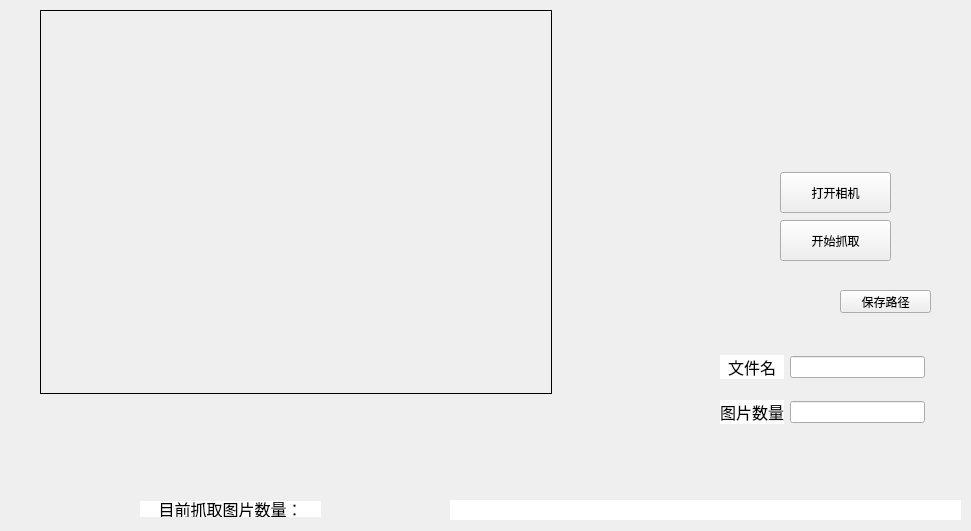
<?xml version="1.0" encoding="UTF-8"?>
<ui version="4.0">
 <class>Form</class>
 <widget class="QWidget" name="Form">
  <property name="geometry">
   <rect>
    <x>0</x>
    <y>0</y>
    <width>971</width>
    <height>531</height>
   </rect>
  </property>
  <property name="windowTitle">
   <string>Form</string>
  </property>
  <widget class="QLabel" name="label">
   <property name="geometry">
    <rect>
     <x>40</x>
     <y>10</y>
     <width>512</width>
     <height>384</height>
    </rect>
   </property>
   <property name="frameShape">
    <enum>QFrame::Box</enum>
   </property>
   <property name="text">
    <string/>
   </property>
   <property name="scaledContents">
    <bool>false</bool>
   </property>
   <property name="wordWrap">
    <bool>false</bool>
   </property>
   <property name="openExternalLinks">
    <bool>false</bool>
   </property>
  </widget>
  <widget class="QPushButton" name="pushButton">
   <property name="geometry">
    <rect>
     <x>780</x>
     <y>172</y>
     <width>111</width>
     <height>41</height>
    </rect>
   </property>
   <property name="text">
    <string>打开相机</string>
   </property>
  </widget>
  <widget class="QPushButton" name="pushButton_2">
   <property name="geometry">
    <rect>
     <x>780</x>
     <y>220</y>
     <width>111</width>
     <height>41</height>
    </rect>
   </property>
   <property name="text">
    <string>开始抓取</string>
   </property>
  </widget>
  <widget class="QLabel" name="label_6">
   <property name="geometry">
    <rect>
     <x>140</x>
     <y>501</y>
     <width>181</width>
     <height>16</height>
    </rect>
   </property>
   <property name="font">
    <font>
     <family>Adobe Myungjo Std M</family>
     <pointsize>12</pointsize>
    </font>
   </property>
   <property name="styleSheet">
    <string notr="true">background-color: rgb(255, 255, 255);</string>
   </property>
   <property name="text">
    <string>目前抓取图片数量：</string>
   </property>
   <property name="alignment">
    <set>Qt::AlignCenter</set>
   </property>
  </widget>
  <widget class="QPushButton" name="pushButton_3">
   <property name="geometry">
    <rect>
     <x>840</x>
     <y>290</y>
     <width>91</width>
     <height>23</height>
    </rect>
   </property>
   <property name="text">
    <string>保存路径</string>
   </property>
  </widget>
  <widget class="QLabel" name="label_7">
   <property name="geometry">
    <rect>
     <x>450</x>
     <y>500</y>
     <width>511</width>
     <height>20</height>
    </rect>
   </property>
   <property name="font">
    <font>
     <family>Adobe Myungjo Std M</family>
     <pointsize>12</pointsize>
    </font>
   </property>
   <property name="styleSheet">
    <string notr="true">background-color: rgb(255, 255, 255);</string>
   </property>
   <property name="text">
    <string/>
   </property>
   <property name="alignment">
    <set>Qt::AlignCenter</set>
   </property>
  </widget>
  <widget class="QWidget" name="layoutWidget">
   <property name="geometry">
    <rect>
     <x>720</x>
     <y>340</y>
     <width>205</width>
     <height>101</height>
    </rect>
   </property>
   <layout class="QGridLayout" name="gridLayout">
    <item row="0" column="1">
     <widget class="QLineEdit" name="lineEdit_2">
      <property name="text">
       <string/>
      </property>
     </widget>
    </item>
    <item row="0" column="0">
     <widget class="QLabel" name="label_4">
      <property name="font">
       <font>
        <family>Adobe Myungjo Std M</family>
        <pointsize>12</pointsize>
       </font>
      </property>
      <property name="layoutDirection">
       <enum>Qt::LeftToRight</enum>
      </property>
      <property name="styleSheet">
       <string notr="true">background-color: rgb(255, 255, 255);</string>
      </property>
      <property name="text">
       <string>文件名</string>
      </property>
      <property name="alignment">
       <set>Qt::AlignCenter</set>
      </property>
     </widget>
    </item>
    <item row="1" column="0">
     <widget class="QLabel" name="label_5">
      <property name="font">
       <font>
        <family>Adobe Myungjo Std M</family>
        <pointsize>12</pointsize>
       </font>
      </property>
      <property name="styleSheet">
       <string notr="true">background-color: rgb(255, 255, 255);</string>
      </property>
      <property name="text">
       <string>图片数量</string>
      </property>
     </widget>
    </item>
    <item row="1" column="1">
     <widget class="QLineEdit" name="lineEdit_3">
      <property name="text">
       <string/>
      </property>
     </widget>
    </item>
   </layout>
  </widget>
 </widget>
 <resources/>
 <connections/>
</ui>
